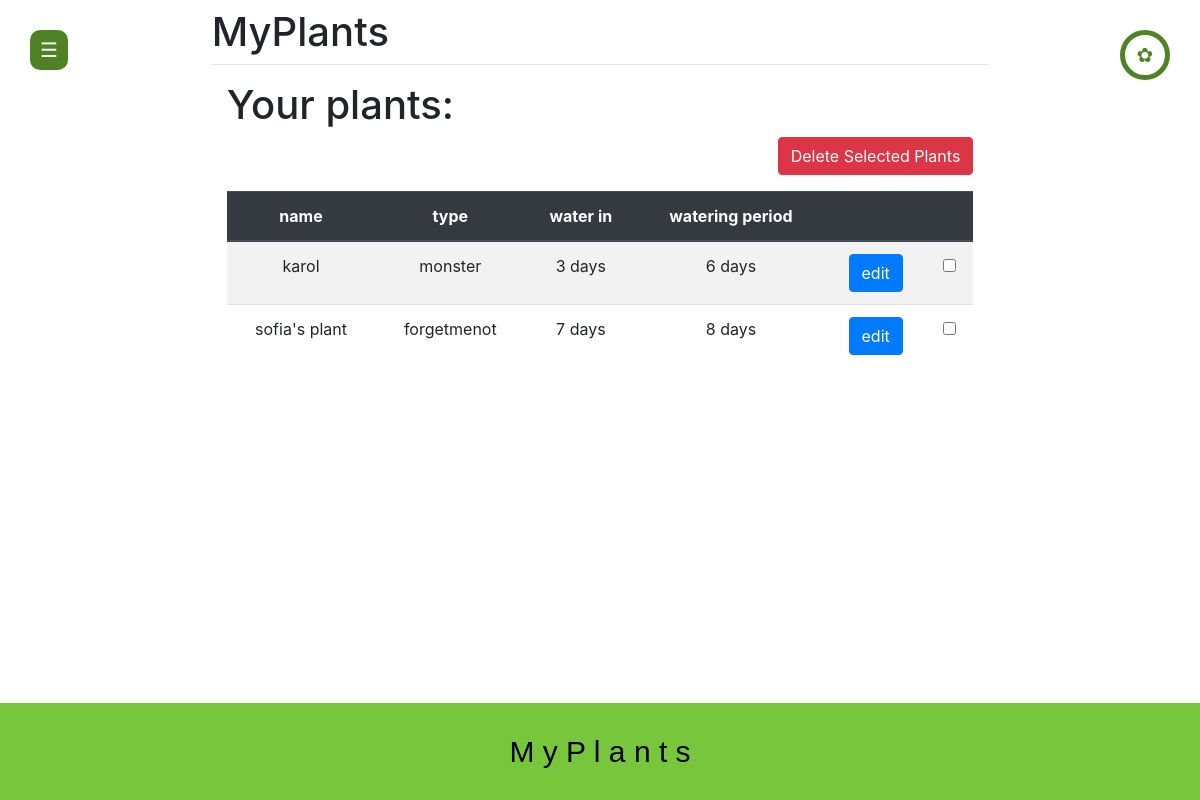
Screenshot of /home/ (signed in) with the database file from the repository.
### main/models.py (models this page shows, shortened)
class Plants(models.Model):
    listID = models.ForeignKey(PlantList, on_delete=models.CASCADE)
    name = models.CharField(max_length=200)
    type = models.CharField(max_length=200)
    water = models.IntegerField()
    period = models.IntegerField()

### main/views.py (the view)
# urls.py: 2. Add a URL to urlpatterns:  path('', views.home, name='home')
@login_required
def home(request):
    plants = Plants.objects.filter(listID__userID=request.user)
    return render(request, 'main/home.html', {'plants': plants})

### main/templates/main/home.html (shortened to what this page needs)
{% extends 'main/base.html' %}
{% block content %}
<form method="POST" action="{% url 'delete_plants' %}">
    <div class="container">
        <h1>Your plants:</h1>
        <div class="text-right mb-3">
            <button type="submit" class="btn btn-danger">Delete Selected Plants</button>
        </div>
        <div class="table-responsive" style="max-height: 500px; overflow-y: auto;">
            <table class="table table-striped table-hover text-center">
                <thead class="thead-dark">
                    <tr>
                        <th>name</th>
                        <th>type</th>
                        <th>water in</th>
                        <th>watering period</th>
                        <th></th>
                        <th></th>
                    </tr>
                </thead>
                <tbody>
                    {% for plant in plants|dictsort:"water" %}
                    <tr>
                        <td>{{ plant.name }}</td>
                        <td>{{ plant.type }}</td>
                        <td>{{ plant.water }} days</td>
                        <td>{{ plant.period }} days</td>
                        <td><button type="button" class="btn btn-primary edit_button" plantid="{{ plant.id }}">edit</button></td>
                        <td><input type="checkbox" name="plant_id" value="{{ plant.id }}"></td>
                    </tr>
                    {% endfor %}
                </tbody>
            </table>
        </div>
    </div>
</form>
{% endblock %}

### rows the page displays
Plants: name "karol", type "monster", water "3", period "6"
Plants: name "sofia's plant", type "forgetmenot", water "7", period "8"
